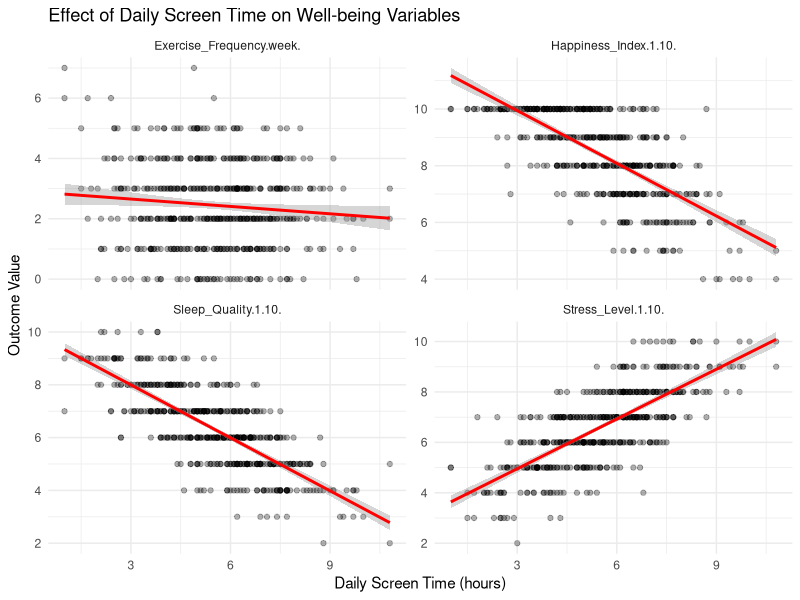
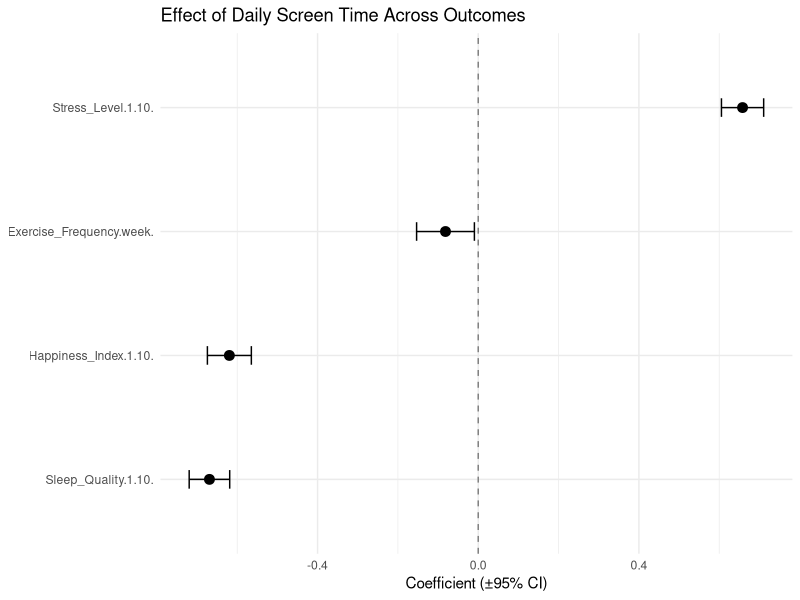

These figures' R source, in order:
## ---- chunk 1

## ---- chunk 2
getwd()
## ---- chunk 3
#Install and load
library(readr)
library(dplyr)
library(ggplot2)
library(lmtest)
library(sandwich)
df <- read_csv("Mental_Health_and_Social_Media_Balance_Dataset.csv")

#Clean columns
names(df) <- make.names(names(df))

#Convert data types
df <- df %>%
  mutate(
    Gender = factor(Gender),  
    Age = as.numeric(Age)
  )
## ---- chunk 4
#Outcomes to test
outcomes <- c("Happiness_Index.1.10.",
              "Sleep_Quality.1.10.",
              "Stress_Level.1.10.",
              "Exercise_Frequency.week.")

#Fit regressions for each outcome
models <- lapply(outcomes, function(y) {
  formula <- as.formula(paste0(y, " ~ Daily_Screen_Time.hrs."))
  lm(formula, data = df)
})

names(models) <- outcomes
lapply(models, summary)
## ---- chunk 5
#Pivot the data to long format for easy plotting
library(tidyr)

df_long <- df %>%
  pivot_longer(cols = all_of(outcomes),
               names_to = "Outcome",
               values_to = "Value")

ggplot(df_long, aes(x = Daily_Screen_Time.hrs., y = Value)) +
  geom_point(alpha = 0.3) +
  geom_smooth(method = "lm", se = TRUE, color = "red") +
  facet_wrap(~ Outcome, scales = "free_y") +
  labs(
    title = "Effect of Daily Screen Time on Well-being Variables",
    x = "Daily Screen Time (hours)",
    y = "Outcome Value"
  ) +
  theme_minimal()
## ---- chunk 6
#Coefficient Plot
library(broom)

coef_df <- lapply(models, tidy) %>%
  bind_rows(.id = "Outcome") %>%
  filter(term == "Daily_Screen_Time.hrs.")

ggplot(coef_df, aes(x = estimate, y = reorder(Outcome, estimate))) +
  geom_point(size = 3) +
  geom_errorbarh(aes(xmin = estimate - 1.96*std.error,
                     xmax = estimate + 1.96*std.error),
                 height = 0.15) +
  geom_vline(xintercept = 0, linetype = "dashed", color = "grey50") +
  labs(
    title = "Effect of Daily Screen Time Across Outcomes",
    x = "Coefficient (±95% CI)",
    y = NULL
  ) +
  theme_minimal()
